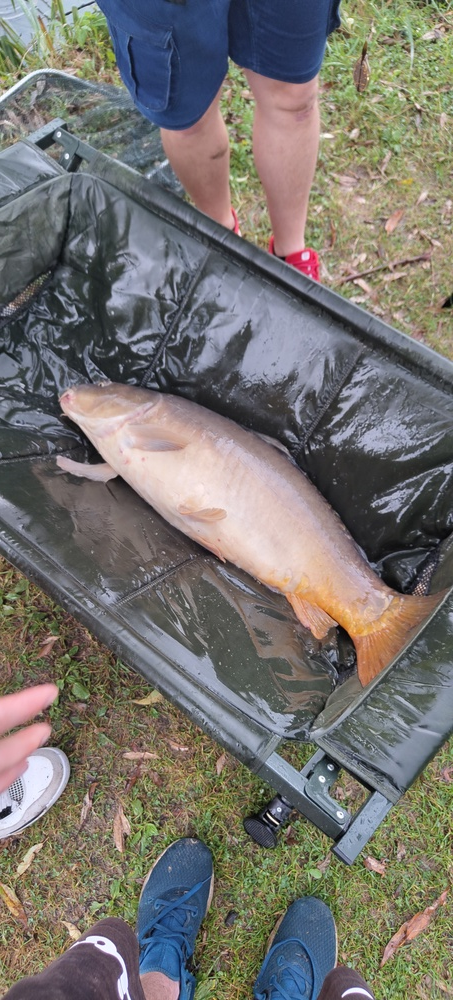
#> input picture data/example.jpg, 453 x 1000 px, shrunk from 1856 x 4096 before the run
$ python task_11.py
#> lines starting #> are read from the running program, lines starting #| are printed output that depends on the picture
import cv2

def find_brightest_pixel(image_path):
#> called with image_path = '../data/example.jpg'
    image = cv2.imread(image_path)
#> image is the input picture: shape (1000, 453, 3); mean B, G, R 110.7, 115.7, 118.7

    if image is None:
        print("Failed to load image.")
        return

    gray_image = cv2.cvtColor(image, cv2.COLOR_BGR2GRAY)
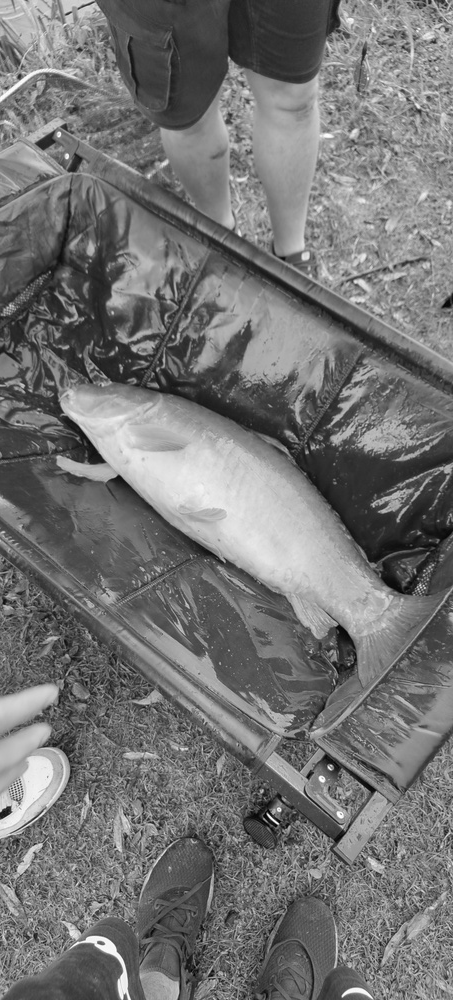
#> gray_image: shape (1000, 453); min 0, max 255, mean 116

    min_val, max_val, min_loc, max_loc = cv2.minMaxLoc(gray_image)
#> min_val = 0; max_val = 255; min_loc = (265, 814); max_loc = (9, 91)

    b, g, r = image[max_loc[1], max_loc[0]]
#> b = 255; g = 255; r = 254

    print(f"Brightest pixel at: {max_loc}")
#| Brightest pixel at: (9, 91)
    print(f"Brightness value (grayscale): {max_val}")
#| Brightness value (grayscale): 255.0
    print(f"Color value (B, G, R): ({b}, {g}, {r})")
#| Color value (B, G, R): (255, 255, 254)


if __name__ == "__main__":
    image_path = "../data/example.jpg"
    find_brightest_pixel(image_path)
